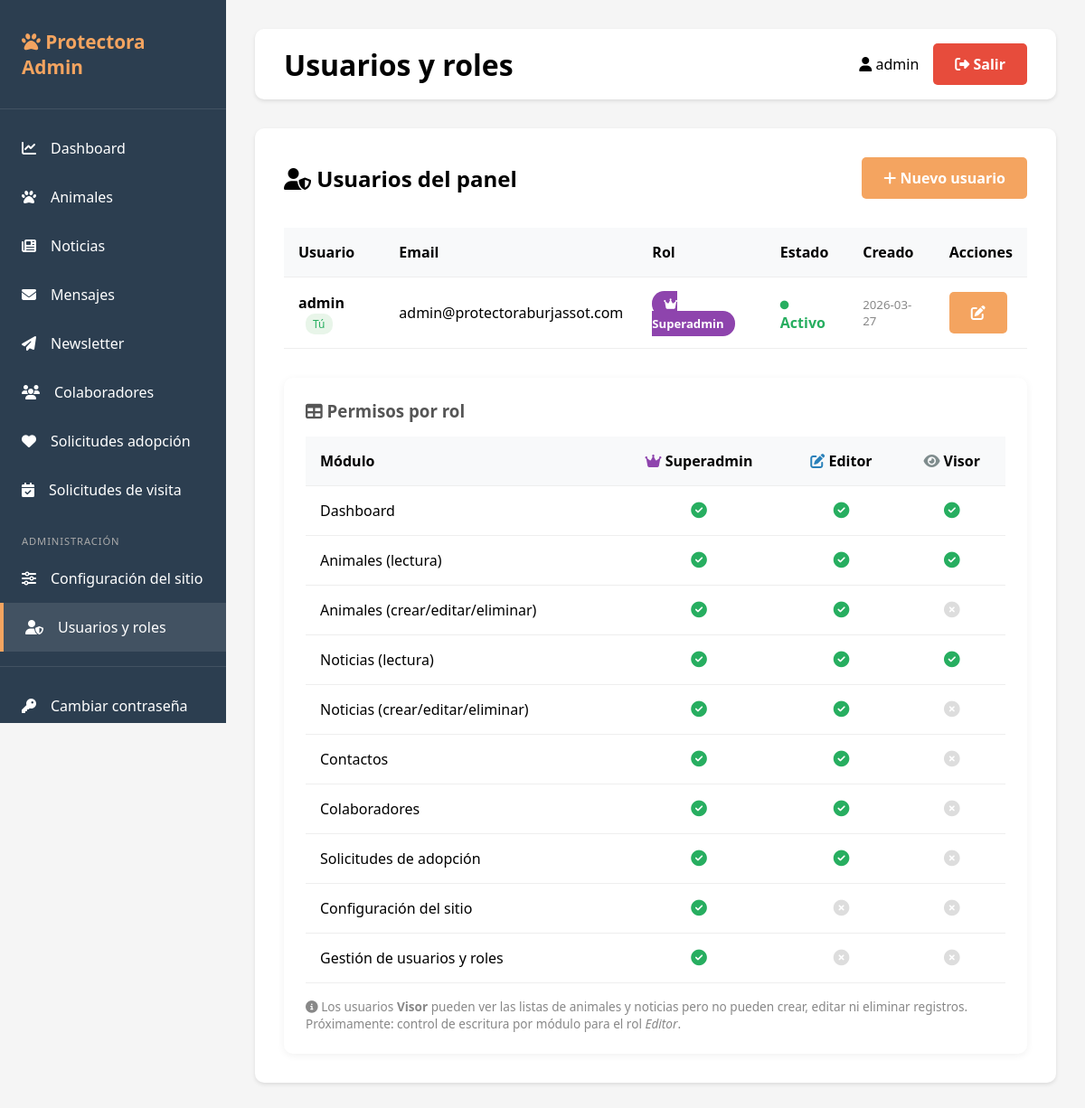
Page /admin/users (signed in) on the committed database.
### tables this page shows
CREATE TABLE users (
                id INTEGER PRIMARY KEY AUTOINCREMENT,
                username TEXT UNIQUE NOT NULL,
                password TEXT NOT NULL,
                email TEXT,
                created_at TIMESTAMP DEFAULT CURRENT_TIMESTAMP
            , role TEXT DEFAULT 'editor', is_active BOOLEAN DEFAULT 1);

### app.py (the view)
@app.route('/admin/users')
@role_required('superadmin')
def list_users():
    db = get_db()
    users = db.execute(
        'SELECT id, username, email, role, is_active, created_at FROM users ORDER BY created_at'
    ).fetchall()
    return render_template('users.html', users=users, role_labels=ROLE_LABELS,
                           role_permissions=ROLE_PERMISSIONS)

### app.py (called while the page is built)
def get_db():
    if USE_POSTGRES:
        conn = psycopg2.connect(DATABASE_URL)
        conn.cursor_factory = psycopg2.extras.RealDictCursor
        return DatabaseWrapper(conn, is_postgres=True)
    else:
        conn = sqlite3.connect(DATABASE)
        conn.row_factory = sqlite3.Row
        return DatabaseWrapper(conn, is_postgres=False)

def role_required(*roles):
    def decorator(f):
        @wraps(f)
        def decorated_function(*args, **kwargs):
            if 'user_id' not in session:
                return redirect(url_for('login'))
            if session.get('role') not in roles:
                flash('No tienes permiso para acceder a esta sección.', 'error')
                return redirect(url_for('dashboard'))
            return f(*args, **kwargs)
        return decorated_function
    return decorator

    def execute(self, query, params=None):
        if self._is_postgres and '?' in query:
            query = query.replace('?', '%s')
        cursor = self._conn.cursor()
        if params:
            cursor.execute(query, params)
        else:
            cursor.execute(query)
        return cursor

### templates/users.html (shortened to what this page needs)
{% extends "base.html" %}
{% block page_title %}Usuarios y roles{% endblock %}
{% block content %}
<div style="display:flex; justify-content:space-between; align-items:center; margin-bottom:2rem;">
    <h2 style="margin:0;"><i class="fas fa-user-shield"></i> Usuarios del panel</h2>
    <a href="{{ url_for('new_user') }}" class="btn btn-primary">
        <i class="fas fa-plus"></i> Nuevo usuario
    </a>
</div>
{% if users %}
<table class="table" style="margin-bottom:2rem;">
    <thead>
        <tr>
            <th>Usuario</th>
            <th>Email</th>
            <th>Rol</th>
            <th>Estado</th>
            <th>Creado</th>
            <th>Acciones</th>
        </tr>
    </thead>
    <tbody>
        {% for u in users %}
        <tr {% if not u.is_active %}style="opacity:0.55;"{% endif %}>
            <td>
                <strong>{{ u.username }}</strong>
                {% if u.id == session.user_id %}
                <span style="font-size:0.75rem; background:#e8f5e9; color:#27ae60; padding:0.2rem 0.5rem; border-radius:10px; margin-left:0.5rem;">Tú</span>
                {% endif %}
            </td>
            <td>{{ u.email or '—' }}</td>
            <td>
                {% if u.role == 'superadmin' %}
                <span style="background:#8e44ad; color:white; padding:0.3rem 0.8rem; border-radius:20px; font-size:0.82rem; font-weight:600;">
                    <i class="fas fa-crown"></i> Superadmin
                </span>
                {% elif u.role == 'editor' %}
                <span style="background:#2980b9; color:white; padding:0.3rem 0.8rem; border-radius:20px; font-size:0.82rem; font-weight:600;">
                    <i class="fas fa-edit"></i> Editor
                </span>
                {% else %}
                <span style="background:#7f8c8d; color:white; padding:0.3rem 0.8rem; border-radius:20px; font-size:0.82rem; font-weight:600;">
                    <i class="fas fa-eye"></i> Visor
                </span>
                {% endif %}
            </td>
            <td>
                {% if u.is_active %}
                <span style="color:#27ae60; font-weight:600;"><i class="fas fa-circle" style="font-size:0.6rem;"></i> Activo</span>
                {% else %}
                <span style="color:#e74c3c; font-weight:600;"><i class="fas fa-circle" style="font-size:0.6rem;"></i> Inactivo</span>
                {% endif %}
            </td>
            <td style="font-size:0.83rem; color:#888;">{{ u.created_at[:10] }}</td>
            <td style="white-space:nowrap;">
                <a href="{{ url_for('edit_user', user_id=u.id) }}" class="btn btn-primary btn-sm" title="Editar">
                    <i class="fas fa-edit"></i>
                </a>
            </td>
        </tr>
        {% endfor %}
    </tbody>
</table>
{% else %}
<p style="color:#666;">No hay usuarios registrados.</p>
{% endif %}
<div style="background:#fff; border-radius:10px; padding:1.5rem; box-shadow:0 2px 8px rgba(0,0,0,0.06);">
    <h3 style="margin:0 0 1rem; color:#555;"><i class="fas fa-table"></i> Permisos por rol</h3>
    <table class="table" style="margin:0;">
        <thead>
            <tr>
                <th>Módulo</th>
                <th style="text-align:center;"><i class="fas fa-crown" style="color:#8e44ad;"></i> Superadmin</th>
                <th style="text-align:center;"><i class="fas fa-edit" style="color:#2980b9;"></i> Editor</th>
                <th style="text-align:center;"><i class="fas fa-eye" style="color:#7f8c8d;"></i> Visor</th>
            </tr>
        </thead>
        <tbody>
            {% for module, sa, ed, vi in modules %}
            <tr>
                <td>{{ module }}</td>
                <td style="text-align:center;">
                    {% if sa %}<i class="fas fa-check-circle" style="color:#27ae60; font-size:1.1rem;"></i>
                    {% else %}<i class="fas fa-times-circle" style="color:#ddd; font-size:1.1rem;"></i>{% endif %}
                </td>
                <td style="text-align:center;">
                    {% if ed %}<i class="fas fa-check-circle" style="color:#27ae60; font-size:1.1rem;"></i>
                    {% else %}<i class="fas fa-times-circle" style="color:#ddd; font-size:1.1rem;"></i>{% endif %}
                </td>
                <td style="text-align:center;">
                    {% if vi %}<i class="fas fa-check-circle" style="color:#27ae60; font-size:1.1rem;"></i>
                    {% else %}<i class="fas fa-times-circle" style="color:#ddd; font-size:1.1rem;"></i>{% endif %}
                </td>
            </tr>
            {% endfor %}
        </tbody>
    </table>
    <p style="margin-top:1rem; color:#888; font-size:0.85rem;">
        <i class="fas fa-info-circle"></i>
        Los usuarios <strong>Visor</strong> pueden ver las listas de animales y noticias pero no pueden crear, editar ni eliminar registros.
        Próximamente: control de escritura por módulo para el rol <em>Editor</em>.
    </p>
</div>
{% endblock %}

### templates/base.html (shortened to what this page needs)
<!DOCTYPE html>
<html lang="es">
<head>
    <link rel="stylesheet" href="https://cdnjs.cloudflare.com/ajax/libs/font-awesome/6.4.0/css/all.min.css">
</head>
<body>
    {% block body %}
    <div class="admin-wrapper">
        <aside class="sidebar">
            <div class="sidebar-brand">
                <h2><i class="fas fa-paw"></i> Protectora Admin</h2>
            </div>
            <ul class="sidebar-menu">
                <li><a href="{{ url_for('dashboard') }}" {% if request.endpoint == 'dashboard' %}class="active"{% endif %}>
                    <i class="fas fa-chart-line"></i> Dashboard
                </a></li>
                <li><a href="{{ url_for('list_animals') }}" {% if 'animal' in request.endpoint %}class="active"{% endif %}>
                    <i class="fas fa-paw"></i> Animales
                </a></li>
                <li><a href="{{ url_for('list_news') }}" {% if 'news' in request.endpoint %}class="active"{% endif %}>
                    <i class="fas fa-newspaper"></i> Noticias
                </a></li>
                {% if session.role in ['superadmin', 'editor'] %}
                <li><a href="{{ url_for('list_contacts') }}" {% if 'contact' in request.endpoint %}class="active"{% endif %}>
                    <i class="fas fa-envelope"></i> Mensajes
                </a></li>
                <li><a href="{{ url_for('list_newsletter_subscribers') }}" {% if 'newsletter' in request.endpoint %}class="active"{% endif %}>
                    <i class="fas fa-paper-plane"></i> Newsletter
                </a></li>
                <li><a href="{{ url_for('list_collaborators') }}" {% if 'collaborator' in request.endpoint %}class="active"{% endif %}>
                    <i class="fas fa-users"></i> Colaboradores
                </a></li>
                <li><a href="{{ url_for('list_adoptions') }}" {% if 'adoption' in request.endpoint %}class="active"{% endif %}>
                    <i class="fas fa-heart"></i> Solicitudes adopción
                </a></li>
                <li><a href="{{ url_for('list_visits') }}" {% if 'visit' in request.endpoint %}class="active"{% endif %}>
                    <i class="fas fa-calendar-check"></i> Solicitudes de visita
                </a></li>
                {% endif %}
                {% if session.role == 'superadmin' %}
                <li style="margin-top: 1rem; padding: 0.4rem 1.5rem; font-size: 0.7rem; text-transform: uppercase; color: #aaa; letter-spacing: 0.08em;">
                    Administración
                </li>
                <li><a href="{{ url_for('admin_settings') }}" {% if request.endpoint == 'admin_settings' %}class="active"{% endif %}>
                    <i class="fas fa-sliders-h"></i> Configuración del sitio
                </a></li>
                <li><a href="{{ url_for('list_users') }}" {% if 'user' in request.endpoint %}class="active"{% endif %}>
                    <i class="fas fa-user-shield"></i> Usuarios y roles
                </a></li>
                {% endif %}
                <li style="margin-top: 1rem; border-top: 1px solid rgba(255,255,255,0.1); padding-top: 1rem;">
                <a href="{{ url_for('change_password') }}" {% if request.endpoint == 'change_password' %}class="active"{% endif %}>
                    <i class="fas fa-key"></i> Cambiar contraseña
                </a></li>
            </ul>
        </aside>
        <main class="main-content">
            <div class="topbar">
                <h1>{% block page_title %}Dashboard{% endblock %}</h1>
                <div class="user-menu">
                    <span><i class="fas fa-user"></i> {{ session.username }}</span>
                    <a href="{{ url_for('logout') }}" class="btn btn-danger">
                        <i class="fas fa-sign-out-alt"></i> Salir
                    </a>
                </div>
            </div>
            <div class="content-area">
                {% block content %}{% endblock %}
            </div>
        </main>
    </div>
    {% endblock %}
</body>
</html>

### templates/base.html (style rules this page uses)
* { margin: 0; padding: 0; box-sizing: border-box; }
body { font-family: 'Segoe UI', Tahoma, Geneva, Verdana, sans-serif; background: #f5f5f5; }
.admin-wrapper { display: flex; min-height: 100vh; }
.sidebar { width: 250px; background: #2C3E50; color: white; padding: 2rem 0; position: fixed; height: 100vh; overflow-y: auto; }
.sidebar-brand { padding: 0 1.5rem 2rem; border-bottom: 1px solid rgba(255,255,255,0.1); margin-bottom: 1rem; }
.sidebar-brand h2 { font-size: 1.3rem; color: #F4A460; }
.sidebar-menu { list-style: none; }
.sidebar-menu li a { display: flex; align-items: center; gap: 1rem; padding: 1rem 1.5rem; color: white; text-decoration: none; transition: all 0.3s; }
.sidebar-menu li a:hover, .sidebar-menu li a.active { background: rgba(255,255,255,0.1); border-left: 4px solid #F4A460; }
.main-content { flex: 1; margin-left: 250px; padding: 2rem; }
.topbar { background: white; padding: 1rem 2rem; border-radius: 10px; margin-bottom: 2rem; box-shadow: 0 2px 4px rgba(0,0,0,0.1); display: flex; justify-content: space-between; align-items: center; }
.user-menu { display: flex; align-items: center; gap: 1rem; }
.content-area { background: white; border-radius: 10px; padding: 2rem; box-shadow: 0 2px 4px rgba(0,0,0,0.1); }
.btn { padding: 0.75rem 1.5rem; border: none; border-radius: 5px; cursor: pointer; font-weight: 600; transition: all 0.3s; text-decoration: none; display: inline-block; }
.btn-primary { background: #F4A460; color: white; }
.btn-danger { background: #E74C3C; color: white; }
.table { width: 100%; border-collapse: collapse; margin-top: 1rem; }
.table th, .table td { padding: 1rem; text-align: left; border-bottom: 1px solid #eee; }
.table th { background: #f8f9fa; font-weight: 600; }

### rows in the picture
users: username "admin", shows "Tú", email "admin@protectoraburjassot.com", role "superadmin" (drawn), is_active True (drawn), created_at "2026-03-27"

### other values in the picture
{{ module }} "Dashboard" "Animales (lectura)" "Animales (crear/editar/eliminar)" "Noticias (lectura)" "Noticias (crear/editar/eliminar)" "Contactos" "Colaboradores" "Solicitudes de adopción" "Configuración del sitio" "Gestión de usuarios y roles"
